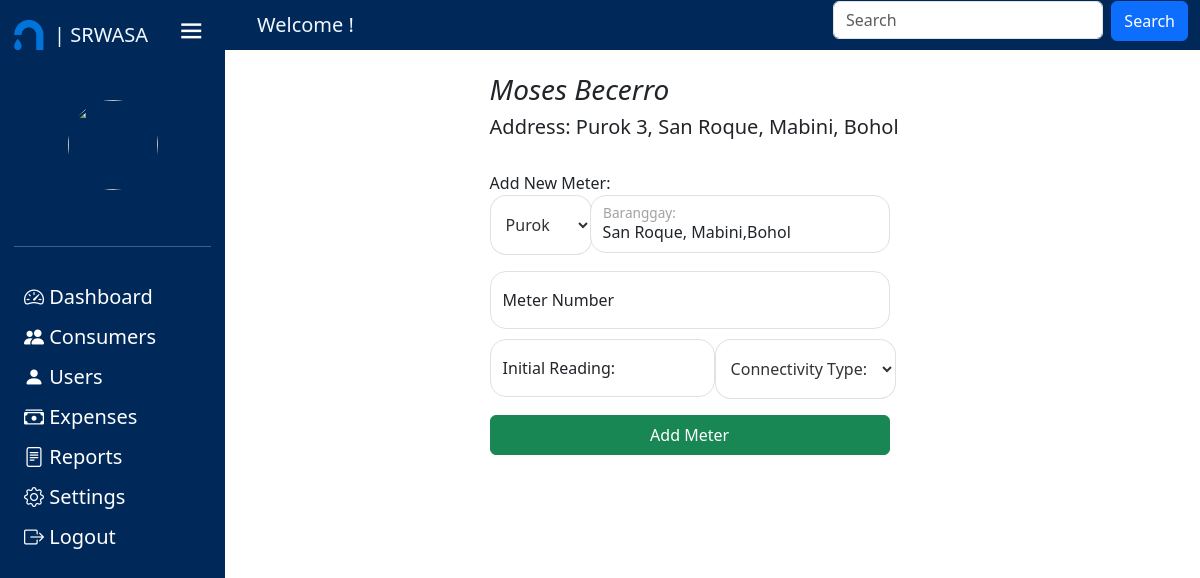
The page /add_meter/4 on the database its author committed.
### tables this page shows
CREATE TABLE `tblmeter` (
  `ID` int(11) NOT NULL,
  `meter_no` varchar(100) NOT NULL,
  `type` varchar(45) NOT NULL,
  `status` int(11) NOT NULL,
  `tag` int(11) NOT NULL,
  `Brgy_ID` int(11) NOT NULL,
  `Purok_ID` int(11) NOT NULL,
  `Connection_Date` date NOT NULL DEFAULT current_timestamp(),
  `tblconsumer_ID` int(11) NOT NULL
);

CREATE TABLE `tblconsumer` (
  `id` int(11) NOT NULL,
  `fname` varchar(255) NOT NULL,
  `mname` varchar(255) DEFAULT NULL,
  `lname` varchar(255) NOT NULL,
  `name_ex` varchar(10) NOT NULL,
  `Brgy_ID` int(20) NOT NULL,
  `Purok_ID` int(20) NOT NULL,
  `Contact_Number` varchar(25) NOT NULL,
  `status` int(11) NOT NULL,
  `login_info_ID` int(11) NOT NULL
);

CREATE TABLE `tblpurok` (
  `ID` int(11) NOT NULL,
  `Purok` varchar(100) NOT NULL
);

CREATE TABLE `tblbaranggay` (
  `ID` int(11) NOT NULL,
  `Baranggay_Name` varchar(100) NOT NULL
);

### application/controllers/Admin.php (called while the page is built, shortened)
<?php
class Admin extends CI_Controller{
    public function add_meter($ID) {
            $page = 'add_meter';
            $data['title'] = "Add New Meter:";
            $data['consumer'] = $this->User_Model->get_consumers_single($ID);
            $data['fname'] = $data['consumer']['fname'] ?? '';
            $data['mname'] = $data['consumer']['mname'] ?? '';
            $data['lname'] = $data['consumer']['lname'] ?? '';
            $data['name_ex'] = $data['consumer']['name_ex'] ?? '';
            $data['baranggay'] = $data['consumer']['Baranggay_Name'] ?? '';
            $data['purok'] = $data['consumer']['Purok'] ?? '';
            $data['id'] = $data['consumer']['id'] ?? '';
            $this->load->view('templates/header');
            $this->load->view('pages/Admin/'.$page,$data);
            $this->load->view('templates/footer');
    }
}
?>

### index.php (called while the page is built, shortened)
<?php
require_once BASEPATH.'core/CodeIgniter.php';

### application/models/User_model.php (called while the page is built, shortened)
<?php
class User_Model extends CI_Model{
    public function get_consumers_single($param){
        $this->db->select('tblconsumer.id,
            tblconsumer.fname,
            tblconsumer.mname,
            tblconsumer.lname,
            tblconsumer.name_ex,
            tblmeter.status,
            `tag`,
            tblbaranggay.Baranggay_Name,
            tblpurok.Purok,
            tblconsumer.Contact_Number,
            tblconsumer.login_info_ID,
            `meter_no`,
            tblmeter.ID');
        $this->db->from('tblmeter');
        $this->db->join('tblbaranggay', 'tblmeter.Brgy_ID = tblbaranggay.ID');
        $this->db->join('tblpurok', 'tblmeter.Purok_ID = tblpurok.ID');
        $this->db->join('tblconsumer', 'tblmeter.tblconsumer_ID = tblconsumer.id');
        $this->db->where('tblmeter.ID', $param);
        $result = $this->db->get();
        return $result->row_array();
    }
}
?>

### application/views/pages/Admin/add_meter.php (the view, shortened to what this page needs)
<div class="row">
    <div class="col-lg-5">
        <?= form_open('add_newMeter')?>
        <div class="form-group">
            <h3 style="font-style: italic;"><?= $fname.' '.$mname.' '.$lname.' '.$name_ex?></h3>
            <h5>Address: <span class="span"><?= $purok.', '.$baranggay?></span></h5>
            <br>
            <?= $title; ?>
            <div class="d-flex">
                    <div class="form-floating mb-2" style="width: 100px;">
                        <select name="purok" class="drop-down rounded-4" value="<?= set_value('purok');?>" required>
                            <option selected disabled>Purok</option>
                            </select>
                        </div>
                        <div class="form-floating mb-2" style="width: 300px;">
                            <input type="text" name="mbaranggay" class="form-control rounded-4" id="floatingInput" placeholder="Baranggay: " value="San Roque, Mabini,Bohol" readonly>
                            <label for="floatingInput">Baranggay:</label>
                        </div>
                    </div>
            <div class="form-floating mb-2" style="width: 400px;">
                <input type="text" name="meter" class="form-control rounded-4" id="floatingInput" placeholder="Meter Number" value="<?= set_value('meter');?>" required>
                <label for="floatingInput">Meter Number</label>
            </div>
            <div class="d-flex">
                <div class="form-floating mb-2" style="width: 225px;">
                    <input type="text" name="present_read" class="form-control rounded-4" id="floatingInput2" placeholder="Initial Reading" value="<?= set_value('present_read');?>" required>
                    <label for="floatingInput2">Initial Reading:</label>
                </div>
                <div class="form-floating mb-2" style="width: 200px;">
                    <select name="type" class="drop-down rounded-4" required>
                        <option disabled selected>Connectivity Type:</option>
                    </select>
                </div>
            </div>
        </div>
        <button type="submit" name="submit" class="btn btn-success" style="width: 400px;">Add Meter</button>
        <?= form_close() ?>
    </div>
</div>

### css/css/style.css (style rules this page uses)
* { margin: 0; padding: 0; box-sizing: border-box; }
:root { --primary-color: #695CFE; --primary-color-light: #F6F5FF; --toggle-color: #DDD; ---text-color: #707070; --tran-02: all 0.2s ease; --tran-03: all 0.3s ease; --tran-04: all 0.4s ease; --tran-05: all 0.5s ease; --tran-06: all 0.6s ease; }
body { position: relative; min-height: 100vh; width: 100%; overflow: hidden; }
body { background-color: #E5E5E5; }
h5 { color:black; text-align: left; margin-right: 15px; }

### application/views/pages/Admin/add_meter.php (style rules this page uses)
.col-lg-5 { margin-top: 6%; margin-left: 40%; }
.form-group { width: 500px; }
.form-control { margin-bottom: 10px; }
.btn { height:40px; width: 90px; }
.drop-down { padding: 17px 11px; color: #333; background-color: #fff; border: 1px solid #dddd; cursor: pointer; }

### rows shown on the page
tblmeter: tblconsumer_ID.fname "Moses", tblconsumer_ID.lname "Becerro", Purok_ID.Purok "Purok 3", tblbaranggay.Baranggay_Name "San Roque, Mabini, Bohol"

### other values the page prints
$title "Add New Meter:"
